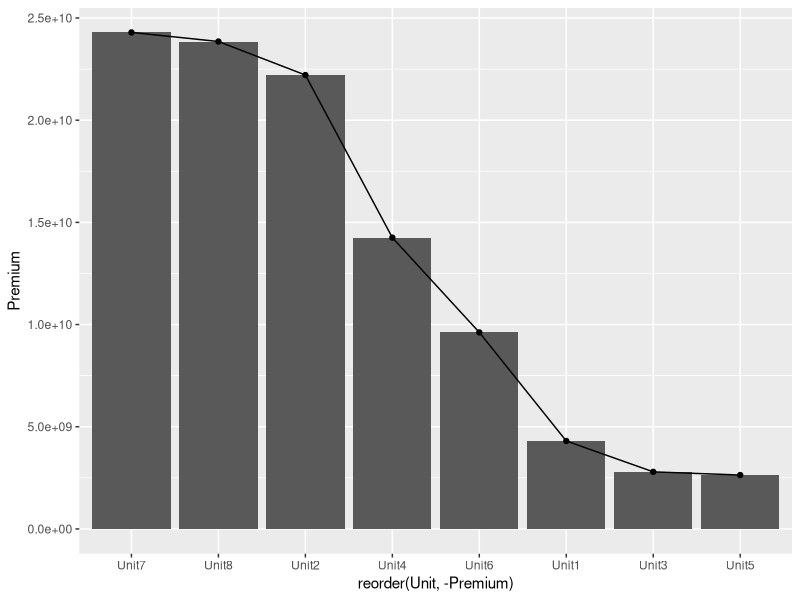
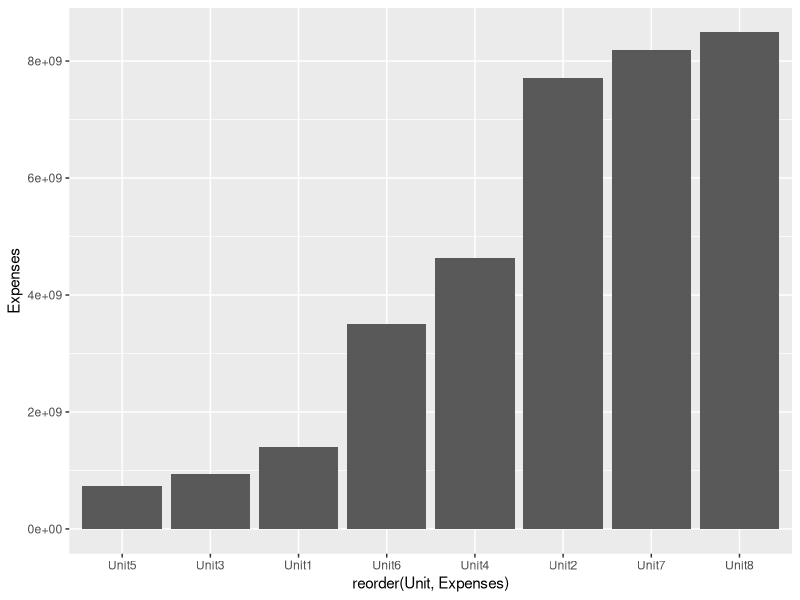
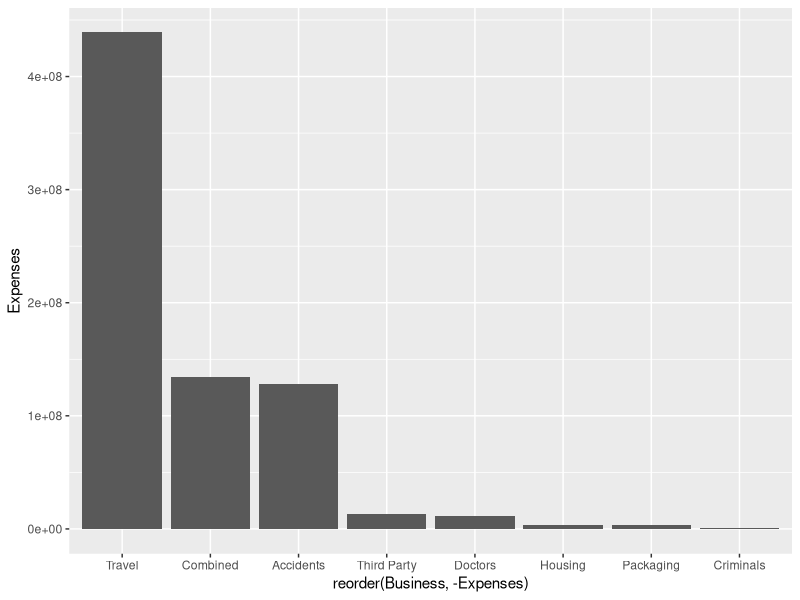
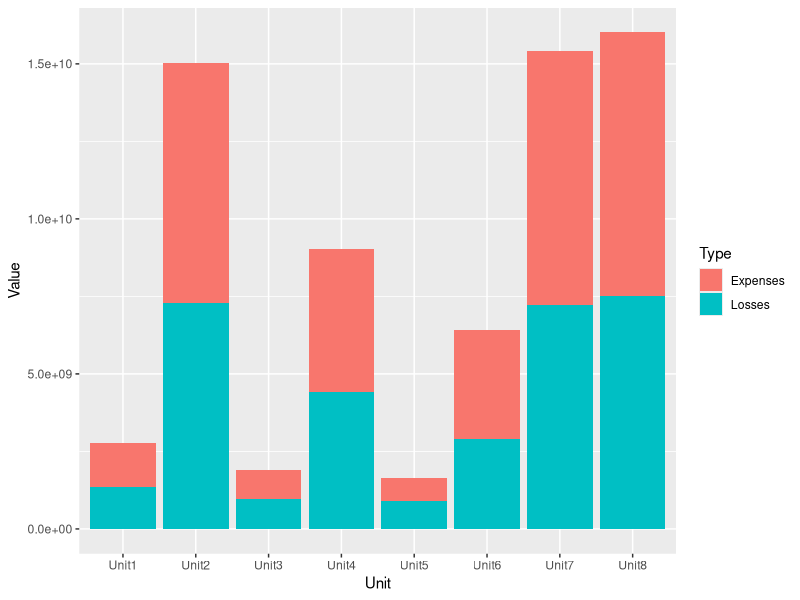
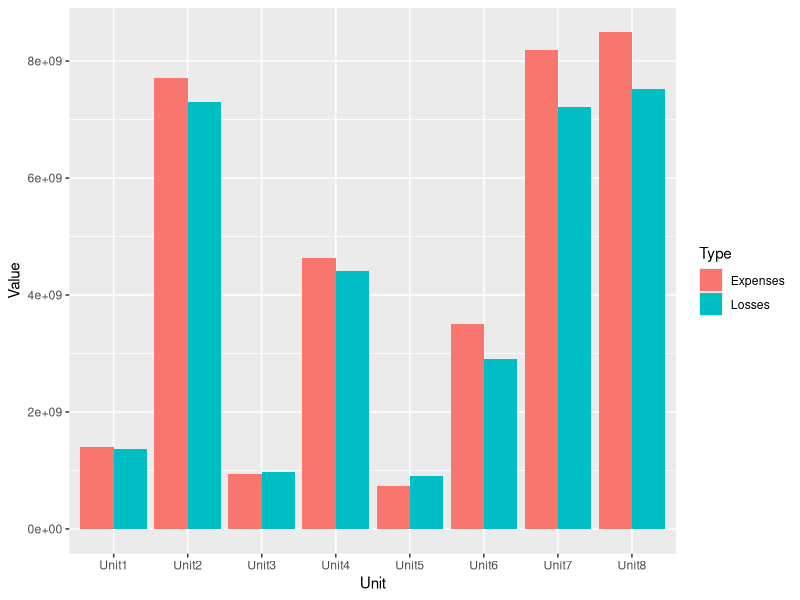

The R source for these figures, in order:
## ---- chunk 1
# libraries
library(dplyr)
library(ggplot2)
## ---- chunk 2
# load data
dt_KPI_raw <- read.csv("./Data/lesson2_KPI.csv")
dt_KPI_raw[dt_KPI_raw==""]<-NA
## ---- chunk 3
dt_KPI_raw %>% glimpse() # or glimpse(dt_KPI_raw)
## ---- chunk 4
dt_KPI_raw %>% summary()
## ---- chunk 5
# Select a column from dataset (e.g. Business)

# Use appropriate function(s) to detect missing values

# Count the missing values


#Business == NA # nefunguje
is.na(dt_KPI_raw) %>% sum()
#dt_KPI_raw$Business
#dt_KPI_raw$Business
#dt_KPI_raw[["Business"]]
is.na(dt_KPI_raw$Business) %>% sum()
is.na(dt_KPI_raw$Business) %>% mean()*100
#is.na(dt_KPI_raw$Region) %>% which() %>% length()
## ---- chunk 6
# Your code
for (stlpec in names(dt_KPI_raw)){
  print(stlpec)
  print(is.na(dt_KPI_raw[[stlpec]]) %>% sum())
}
## ---- chunk 7
dt_KPI_raw %>% 
  summary()
## ---- chunk 8
dt_KPI_clean <- dt_KPI_raw %>% na.omit()
dt_KPI_clean
## ---- chunk 9
dt_KPI_clean %>% summary()

dt_KPI_clean <- dt_KPI_clean %>% 
  mutate(Premium = abs(Premium),
         Expenses = abs(Expenses),
         Losses = abs(Losses))

dt_KPI_clean %>% summary()
## ---- chunk 10
dt_KPI_clean %>% 
  group_by(Unit) %>% 
  summarize(Premium = sum(Premium, na.rm = TRUE)) %>% 
  arrange(desc(Premium))
## ---- chunk 11
dt_KPI_clean %>% 
  group_by(Unit) %>% 
  summarize(Expenses = sum(Expenses, na.rm = TRUE)) %>% 
  arrange(Expenses)
## ---- chunk 12
dt_KPI_clean %>% 
  filter(Unit == "Unit8") %>% 
  group_by(Business) %>% 
  summarize(Expenses = sum(Expenses, na.rm = TRUE)) %>% 
  arrange(desc(Expenses))
## ---- chunk 13
dt_KPI_clean %>% 
  group_by(Unit) %>% 
  summarize(Premium = sum(Premium, na.rm = TRUE),
            Expenses = sum(Expenses, na.rm = TRUE),
            Losses = sum(Losses, na.rm = TRUE)
  ) %>% 
  ggplot(aes(x = reorder(Unit, -Premium), y = Premium, group=1)) +
  # geom_line(), geom_point(), geom_hist(), ... 
  geom_col() +
  geom_line() + 
  geom_point()
## ---- chunk 14
dt_KPI_clean %>% 
  group_by(Unit) %>% 
  summarize(Premium = sum(Premium, na.rm = TRUE),
            Expenses = sum(Expenses, na.rm = TRUE),
            Losses = sum(Losses, na.rm = TRUE)
  ) %>% 
  ggplot(aes(x = reorder(Unit, Expenses), y = Expenses)) + 
  geom_col() 

## ---- chunk 15
dt_KPI_clean %>% 
  filter(Unit == "Unit5") %>% 
  group_by(Business) %>% 
  summarize(Premium = sum(Premium, na.rm = TRUE),
            Expenses = sum(Expenses, na.rm = TRUE),
            Losses = sum(Losses, na.rm = TRUE)
  ) %>% 
  ggplot(aes(x = reorder(Business, -Expenses), y = Expenses)) + 
  geom_col()
## ---- chunk 16
dt_by_unit <- dt_KPI_clean %>% 
  group_by(Unit) %>% 
  summarise(Expenses = sum(Expenses),
            Losses = sum(Losses))
dt_by_unit
## ---- chunk 17
dt_by_unit_longer <- dt_by_unit %>% 
  tidyr::pivot_longer(-Unit, names_to="Type", values_to="Value")

dt_by_unit_longer
## ---- chunk 18
dt_by_unit_longer %>% 
  ggplot(aes(x = Unit, y = Value, fill = Type)) + 
  geom_col()
## ---- chunk 19
dt_by_unit_longer %>% 
  ggplot(aes(x = Unit, y = Value, fill = Type)) + 
  geom_col(position="dodge")
